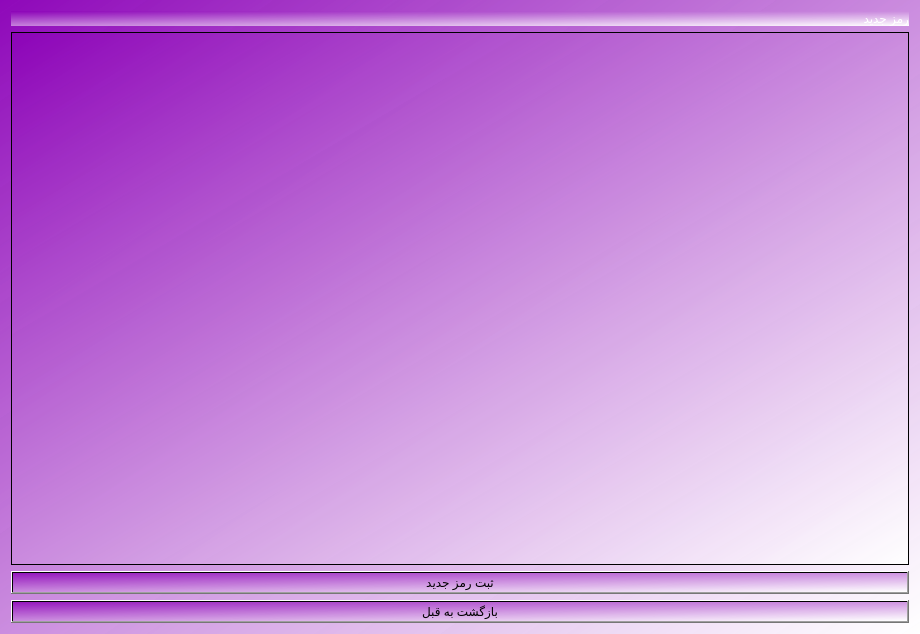
<?xml version="1.0" encoding="UTF-8"?>
<ui version="4.0">
 <class>RecoveryPasCustomer</class>
 <widget class="QDialog" name="RecoveryPasCustomer">
  <property name="geometry">
   <rect>
    <x>0</x>
    <y>0</y>
    <width>920</width>
    <height>634</height>
   </rect>
  </property>
  <property name="windowTitle">
   <string>Dialog</string>
  </property>
  <property name="styleSheet">
   <string notr="true">background-color: qlineargradient(spread:pad, x1:0, y1:0, x2:1, y2:1, stop:0 rgba(139, 0, 183, 211), stop:1 rgba(255, 255, 255, 255));</string>
  </property>
  <layout class="QVBoxLayout" name="verticalLayout">
   <item>
    <widget class="QLabel" name="label">
     <property name="styleSheet">
      <string notr="true">font: 18pt &quot;Nirmala UI&quot;;
color: rgb(255, 255, 255);</string>
     </property>
     <property name="text">
      <string>رمز جدید</string>
     </property>
    </widget>
   </item>
   <item>
    <widget class="QTextEdit" name="textEdit">
     <property name="styleSheet">
      <string notr="true">color: rgb(255, 255, 255);
font: 16pt &quot;MS Shell Dlg 2&quot;;</string>
     </property>
    </widget>
   </item>
   <item>
    <widget class="QPushButton" name="pushButton">
     <property name="styleSheet">
      <string notr="true">font: 17pt &quot;MS Sans Serif&quot;;
font: 18pt &quot;MS Shell Dlg 2&quot;;</string>
     </property>
     <property name="text">
      <string>ثبت رمز جدید</string>
     </property>
    </widget>
   </item>
   <item>
    <widget class="QPushButton" name="pushButton_2">
     <property name="styleSheet">
      <string notr="true">font: 16pt &quot;MS Shell Dlg 2&quot;;</string>
     </property>
     <property name="text">
      <string>بازگشت به قبل</string>
     </property>
    </widget>
   </item>
  </layout>
 </widget>
 <resources/>
 <connections/>
</ui>
